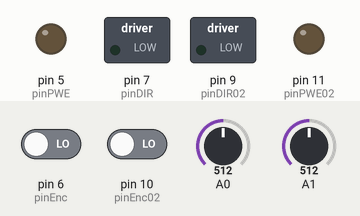
A sketch run on a simulated Arduino Uno, built with avr-gcc and run on an emulated ATmega328P. Parts: switched loads named in the sketch (green lamp = pin HIGH), output pins drawn as LEDs (lit = HIGH). Inputs (shaded band) come from the test bench; at power-on: A0 = 512, A1 = 512, pin 6 (pinEnc) LOW, pin 10 (pinEnc02) LOW. What the sketch prints to the serial monitor is not drawn.

Above: at 1.2 s.
1.3 s: A0 set to 417
4.3 s: A0 set to 396
At 5.1 s:
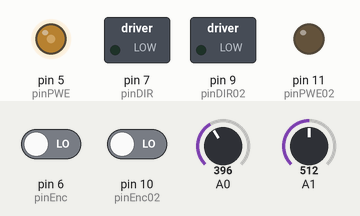
5.8 s: A1 set to 428
8.8 s: A1 set to 400
At 9.4 s:
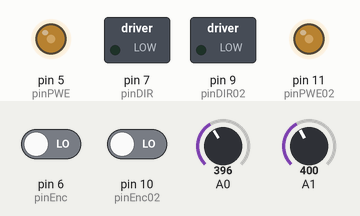
10.3 s: A0 set to 420
At 11.5 s:
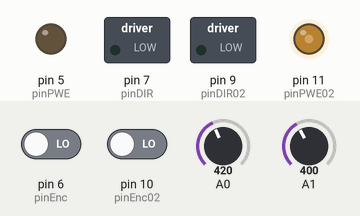
11.8 s: A1 set to 624
At 12.7 s:
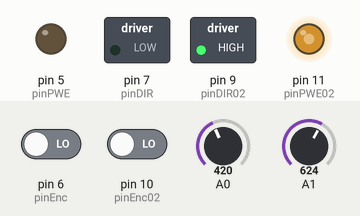
Timing chart, 0 to 14.3 s (numbered marks = the images above; inputs shaded):
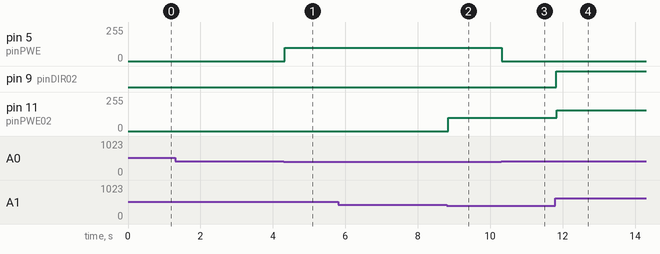

Measured:
- the behaviour switches between 410 and 409 on A0 (found by bisection; images 0 and 1)
- the behaviour switches between 410 and 409 on A1 (found by bisection; images 1 and 2)
- after the input at 1.3 s, every drawn part: stays the same
- after the input at 4.3 s, pin 5 (pinPWE): 0/255 → 98/255 at once
- after the input at 5.8 s, every drawn part: stays the same
- after the input at 8.8 s, pin 11 (pinPWE02): 0/255 → 99/255 at once
- after the input at 10.3 s, pin 5 (pinPWE): 98/255 → 0/255 at once
- after the input at 11.8 s, pin 9 (pinDIR02): LOW → HIGH at once; pin 11 (pinPWE02): 99/255 → 155/255 at once

The sketch:

Lab3.ino
```cpp
int pinPWE = 5, pinDIR = 7, pinEnc = 6;
int pinPWE02 = 11, pinDIR02 = 9, pinEnc02 = 10;
float gradus = 0; int encoder = 0; int flag = 0; int count = 0;
float gradus02 = 0; int encoder02 = 0; int flag02 = 0; int count02 = 0;
int DIR02 = 0; int DIR01 = 0;

void checkRound()
{
	if (DIR01 == 1){
		gradus = gradus + 22.5;
		if (int(gradus) % 360 == 0) {
			count++;
			gradus = 0;
		}
	}
	if (DIR01 == 2){
		gradus = gradus - 22.5;
		if (int(gradus) % 360 == 0) {
			count--;
			gradus = 0;
		}
	}
}
void checkRound02()
{
	if (DIR02 == 1){
		gradus02 = gradus02 + 22.5;
		if (int(gradus02) % 360 == 0) {
			count02++;
			gradus02 = 0;
		}
	}
	if (DIR02 == 2){
		gradus02 = gradus02 - 22.5;
		if (int(gradus02) % 360 == 0) {
			count02--;
			gradus02 = 0;
		}
	}
}

void setup()
{
	pinMode(pinEnc, INPUT);
	pinMode(pinPWE, OUTPUT);
	pinMode(pinDIR, OUTPUT);
	pinMode(pinEnc02, INPUT);
	pinMode(pinPWE02, OUTPUT);
	pinMode(pinDIR02, OUTPUT);
	Serial.begin(9600);
	//digitalWrite(pinDIR, LOW);
	//digitalWrite(pinDIR, HIGH);
}

void loop()
{
	//01
	encoder = digitalRead(6);
	if ((encoder == HIGH) && (flag == 0)){
		checkRound();
		flag = 1;
	}
	if ((encoder == LOW) && (flag == 1)){
		checkRound();
		flag = 0;
	}

	int sensorReading = analogRead(A0);
	int t = map(sensorReading, 0, 1023, 0, 255);

	if (sensorReading <= 410){
		digitalWrite(pinDIR, LOW);
		DIR01 = 1;}

	if (sensorReading >= 614){
		digitalWrite(pinDIR, HIGH); DIR01 = 2;}

	if ((sensorReading >= 410) && (sensorReading <= 614)){
		t = 0; DIR01 = 3;}

	Serial.print("MOTOR A0 ");
	Serial.print(abs(count));
	if (count <= 0){
		Serial.println(" left ");}
	if (count > 0){
		Serial.println(" right ");}

	analogWrite(pinPWE, t);
	//02
	encoder02 = digitalRead(10);
	if ((encoder02 == HIGH) && (flag02 == 0)){
		checkRound02();
		flag02 = 1;
	}
	if ((encoder02 == LOW) && (flag02 == 1)){
		checkRound02();
		flag02 = 0;
	}

	int sensorReading02 = analogRead(A1);
	int t02 = map(sensorReading02, 0, 1023, 0, 255);

	if (sensorReading02 <= 410){
		digitalWrite(pinDIR02, LOW);
		DIR02 = 1;}

	if (sensorReading02 >= 614){
		digitalWrite(pinDIR02, HIGH); DIR02 = 2;}

	if ((sensorReading02 >= 410) && (sensorReading02 <= 614)){
		t02 = 0; DIR02 = 3;}

	Serial.print("MOTOR A1 ");
	Serial.print(abs(count02));
	if (count02 <= 0){
		Serial.println(" left ");}
	if (count02 > 0){
		Serial.println(" right ");}

	analogWrite(pinPWE02, t02);

}
```
